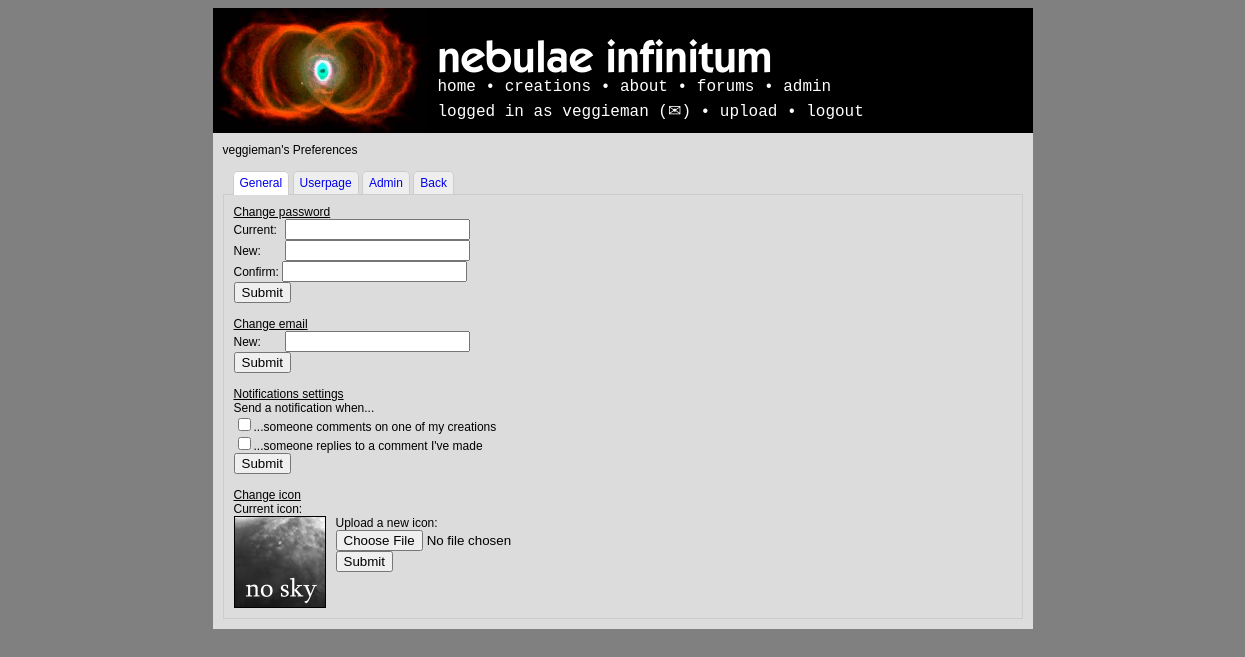
/pref.php?id=1 (signed in), run on the app's committed database.
### tables this page shows
CREATE TABLE IF NOT EXISTS `users` (
  `id` int(50) NOT NULL AUTO_INCREMENT,
  `username` varchar(25) NOT NULL,
  `registered` timestamp NOT NULL DEFAULT CURRENT_TIMESTAMP,
  `rank` enum('user','mod','admin') NOT NULL DEFAULT 'user',
  `password` varchar(64) NOT NULL,
  `location` varchar(50) DEFAULT NULL,
  `banstatus` enum('unbanned','banned','deleted') NOT NULL DEFAULT 'unbanned',
  `banneduntil` date DEFAULT NULL,
  `bandate` date DEFAULT NULL,
  `icon` varchar(50) DEFAULT NULL,
  `about` text,
  `age` int(3) DEFAULT NULL,
  `gender` varchar(1) DEFAULT NULL,
  `email` varchar(50) NOT NULL,
  `registerip` varchar(20) NOT NULL,
  `banreason` text,
  `sb2player` enum('flash','js') NOT NULL DEFAULT 'flash',
  `notifications` enum('all','noreplies','nocomments','none') NOT NULL DEFAULT 'all',
  PRIMARY KEY (`id`)
);

### templates/pref_template.php (the view, shortened to what this page needs)
<!DOCTYPE html>
<html>
<head>
<link rel="stylesheet" type="text/css" href="templates/style.php" media="screen" />
</head>
<body>
<? require_once("header.php"); ?>
<div class="container">
	<div><? echo $user['1'] ?>'s Preferences</div><br/>
	<div id="tabs_wrapper" style="width:800px;float:none;">
		<div id="tabs_container">
			<ul id="tabs">
				<li class="active"><a href="#general">General</a></li>
				<li><a href="#userpage">Userpage</a></li>
				<? if ($cur_user['rank'] == "admin" || $cur_user['rank'] == "mod") echo '<li><a href="#admin">Admin</a></li>' ?>
				<? echo '<li><a href="user.php?id='.$_GET["id"].'">Back</a></li>' ?>
			</ul>
		</div>
		<div id="tabs_content_container" style="width:778px;min-height:355px;">
			<div id="general" class="tab_content" style="display: block;">
				<div style="text-decoration:underline;">Change password</div>
				<form method="post">
				<label for="curpass">Current:</label> <input type="password" name="curpass" style="margin-left:5px"/><br/>
				<label for="newpass">New:</label> <input type="password" name="newpass" style="margin-left:21px" /><br/>
				<label for="cnewpass">Confirm:</label> <input type="password" name="cnewpass" />
				<br/>
				<input type="submit" class="submitbutton" name="passchange" value="Submit" /><br/>
				</form>
				<br/>
				<div style="text-decoration:underline;">Change email</div>
				<form method="post">
				<label for="newemail">New:</label> <input type="email" name="newemail" style="margin-left:21px" /><br/>
				<input type="submit" name="emailchange" value="Submit" /><br/>
				</form><br/>
				<div style="text-decoration:underline;">Notifications settings</div>
				<form method="post">
				Send a notification when...<br/>
				<input type="checkbox" name="notifications[0]" id="comments" value="comments" <?php echo $com_selected; ?> /><label for="comments">...someone comments on one of my creations</label><br/>
				<input type="checkbox" name="notifications[1]" id="replies" value="replies" <?php echo $rep_selected; ?>/><label for="replies">...someone replies to a comment I've made</label><br/>
				<input type="submit" name="notificationchange" value="Submit" />
				</form>
				<br/>
				<div style="text-decoration:underline;">Change icon</div>
				<div class="prefsicon">Current icon:<br/>
				<?
				if (!empty($user['icon'])) echo '<img class="prefsicon" src="data/usericons/'.$user['icon'].'"/>';
				else echo '<img class="prefsicon" src="data/usericons/default.png"/>';
				?>
				</div>
				<div style="position:relative; left:10px;">
				<form method="post" enctype="multipart/form-data">
				Upload a new icon:<br/>
				<input type="file" name="newicon" accept="image/*"><br/>
				<input type="submit" name="iconchange" value="Submit" />
				</form>
				</div>
			</div>
			?></div>
		</div>
</body>
</html>

### templates/header.php (shortened to what this page needs)
<?php
if (!empty($_SESSION['SESS_MEMBER_ID'])){
	$lresult = mysql_query("SELECT * FROM users WHERE id = ".$_SESSION['SESS_MEMBER_ID']);
	$cur_user = mysql_fetch_array($lresult);
}
?>
<div class="header">
	<a class="headtext" href="<?php echo BASE_URL ?>/"><?php echo strtolower(SITE_NAME)?></a>
	<br/>
	<div class="headlinks">
		<a class="head" href="<?php echo BASE_URL ?>/">home</a> &bull; <a class="head" href="<?php echo BASE_URL ?>/creations.php">creations</a> &bull; <a class="head" href="<? echo BASE_URL ?>/info/">about</a> &bull; <a class="head" href="<? echo BASE_URL ?>/forums/">forums</a> <? if ($cur_user['rank']=="admin" || $cur_user['rank']=="mod") echo ' &bull; <a class="head" href="'.BASE_URL.'/admin.php">admin</a>' ?> <? if (isset($_SESSION['SESS_MEMBER_ID']) || (trim($_SESSION['SESS_MEMBER_ID']) != '')) echo '<div style="padding-top:5px;">logged in as <a class="head" href="'.BASE_URL.'/user.php?id='.$_SESSION['SESS_MEMBER_ID'].'">'.$cur_user['username'].'</a> (<a href="'.BASE_URL.'/messages.php" class="head">&#9993;</a>) &bull; <a class="head" href="'.BASE_URL.'/upload.php">upload</a> &bull; <a class="head" href="'.BASE_URL.'/login.php?action=logout&returnto='.$_SERVER['REQUEST_URI'].'">logout</a></div>'; else echo '&bull; <a class="head" href="'.BASE_URL.'/login.php?returnto='.$_SERVER['REQUEST_URI'].'">login</a>' ?>
	</div>
</div>

### data on the page
users: username "veggieman", icon (picture)

### other printed values
SITE_NAME "nebulae infinitum"
